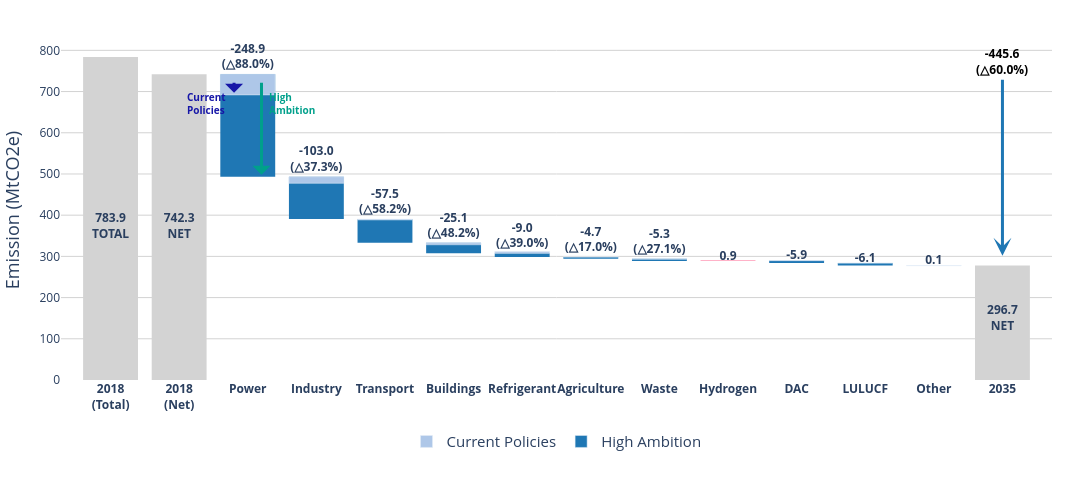

Write notebook code for a chart like this one.
### Code cell
data = pd.DataFrame({
    "category": [
        "2018 (TOTAL)", "2018 (NET)",
        "Power", "Industry", "Transport", "Buildings", "Refrigerant", "Agriculture", "Waste", "Hydrogen", "DAC", "LULUCF", "Other", 
        "2035"
    ],
})

fig = go.Figure()

# Start and end bars
fig.add_trace(go.Waterfall(
    name="Enhanced Ambition",
    orientation="v",
    measure=["absolute"] * 2 + ["relative"] * 11 + ["total"],
    x=data["category"],
    y=[emiss_2018_total, emiss_2018_net, power_ep, ind_ep, trn_ep, bld_ep, rfg_ep, ag_ep, waste_ep, h2_ep, dac_ep, lulucf_ep, others_ep, emiss_2035_ep],
    base=0,
    connector={"visible": False},
    decreasing={"marker": {"color": "#1f77b4"}},   # enhanced ambition
    increasing={"marker": {"color": "#FF6692"}},   # current policies
    totals={"marker": {"color": "lightgray"}},
    showlegend=False
))


# Add Current Policy overlays just for Coal categories
fig.add_trace(go.Bar(
    name="Current Policy",
    x=["Power", "Industry", "Transport", "Buildings", "Refrigerant", "Agriculture", "Waste", "DAC", "LULUCF", "Other"],
    y=[power_cp, ind_cp, trn_cp, bld_cp, rfg_cp, ag_cp, waste_cp, dac_cp, lulucf_cp, others_cp],  # smaller reductions
    base=[power_base, ind_base, trn_base, bld_base, rfg_base, ag_base, waste_base, dac_base, lulucf_base, others_base],  # position on top of previous waterfall step
    marker_color="#AEC7E8",
    showlegend=False
))

fig.update_layout(
    width=1250,
    height=500,
    font=dict(size=12),
    plot_bgcolor='white',
    paper_bgcolor='white',
    # title="<b>Emissions Reductions from Each Sector Compared to 2018 Levels</b>",
    # title_font_size=21,
    # title_x=0.5,

)

# Add dummy scatter trace to label bar values at center
fig.add_trace(go.Scatter(
    x=["2018 (TOTAL)", "2018 (NET)", "2035"],
    y=[emiss_2018_net / 2, emiss_2018_net / 2, emiss_2035_ep / 2],
    mode="text",
    text=[f"<b>{emiss_2018_total:.1f}<br>TOTAL</b>", f"<b>{emiss_2018_net:.1f}<br>NET</b>", f"<b>{emiss_2035_ep:.1f}<br>NET</b>"],
    textposition="middle center",
    showlegend=False
))

# Add dummy scatter trace to label bar values at center
fig.add_trace(go.Scatter(
    x=["Power", "Industry", "Transport", "Buildings", "Refrigerant", "Agriculture", "Waste", "Hydrogen", "DAC", "LULUCF", 'Other'],
    #-190.5, -73.8, -28.9, -15.9, -4.5, -4.9, -3.0, -9
    y=[x+40 for x in [power_base, ind_base, trn_base, bld_base, rfg_base, ag_base, waste_base]] + [y + 10 for y in [h2_base, dac_base, lulucf_base, others_base]],
    mode="text",
    text=[f"<b>{power_ep:.1f}<br>(△{rr_power:.1f}%)</b>", f"<b>{ind_ep:.1f}<br>(△{rr_ind:.1f}%)</b>", f"<b>{trn_ep:.1f}<br>(△{rr_trn:.1f}%)</b>", 
          f"<b>{bld_ep:.1f}<br>(△{rr_bld:.1f}%)</b>", f"<b>{rfg_ep:.1f}<br>(△{rr_rfg:.1f}%)</b>", f"<b>{ag_ep:.1f}<br>(△{rr_ag:.1f}%)</b>", f"<b>{waste_ep:.1f}<br>(△{rr_waste:.1f}%)</b>",
          f"<b>{h2_ep:.1f}</b>", f"<b>{dac_ep:.1f}</b>", f"<b>{lulucf_ep:.1f}</b>", f"<b>{others_ep:.1f}</b>"],
    textposition="middle center",
    showlegend=False
))

fig.add_trace(go.Bar(
    x=[None], y=[None],
    name="Current Policies",
    marker=dict(color="#AEC7E8"),
    showlegend=True,
    hoverinfo="skip"
))

fig.add_trace(go.Bar(
    x=[None], y=[None],
    name="High Ambition",
    marker=dict(color="#1f77b4"),
    showlegend=True,
    hoverinfo="skip"
))


fig.update_layout(
    legend=dict(
        orientation='h',
        yanchor='bottom',
        y=-0.3,
        xanchor='center',
        x=0.5,
        bgcolor='rgba(0,0,0,0)',
        borderwidth=0,
        font=dict(size=15)
    )
)

fig.update_layout(
    yaxis=dict(
        showgrid=True,
        gridcolor='lightgrey',
        title="Emission (MtCO2e)", title_font_size=18,
        tickvals=list(range(0, 801, 100)),
    )
)

fig.add_annotation(
    x=13, y=emiss_2035_ep + 5,
    ax=13, ay=emiss_2018_net + 30,
    xref="x", yref="y",
    axref="x", ayref="y",
    text=f"<b>{rd_ttl:.1f}<br>(△{rr_ttl:.1f}%)</b>",
    showarrow=True,
    arrowhead=3,
    arrowwidth=3,
    arrowsize=1,
    arrowcolor="#1f77b4",
    font=dict(size=12, color="black"),
    align="center"
)

fig.add_annotation(
    x=2 + 0.2, y=ind_base + 5,
    ax=2 + 0.2, ay=emiss_2018_net,
    xref="x", yref="y",
    axref="x", ayref="y",
    # text="<b>Enhanced<br>Ambition</b>",
    showarrow=True,
    arrowhead=1,
    arrowwidth=3,
    arrowsize=1,
    arrowcolor="#00A08B",
    font=dict(size=10, color="#00A08B"),
    align="center"
)

fig.add_annotation(
    x=2 -0.2, y=emiss_2018_net + power_cp + 5,        # 7 is the index of "2035" in the x-category list
    ax=2 - 0.2, ay=emiss_2018_net,
    xref="x", yref="y",
    axref="x", ayref="y",
    # text="<b>CoalOut</b>",
    showarrow=True,
    arrowhead=1,
    arrowwidth=3,
    arrowsize=1,
    arrowcolor="#1616A7",
    font=dict(size=10, color="#1616A7"),
    align="center"
)


fig.update_layout(
    xaxis=dict(
        tickvals=list(range(len(data['category']))),
        ticktext=[f"<b>{cat}</b>" for cat in data['category']],
        # tickfont=dict(size=15)
    )
)

fig.add_annotation(
    text="<b>Current<br>Policies</b>",
    # xref="paper", yref="paper",
    x=2-0.6, y=670,
    showarrow=False,
    font=dict(size=10, color="#1616A7"),
    align="left"
)

fig.add_annotation(
    text="<b>High<br>Ambition</b>",
    # xref="paper", yref="paper",
    x=2+0.65, y=670,
    showarrow=False,
    font=dict(size=10, color="#00A08B"),
    align="left"
)

# fig.update_layout(
#     legend=dict(
#         orientation='h',
#         yanchor='bottom',
#         y=-0.35,  # move legend lower (more negative = lower)
#         xanchor='center',
#         x=0.5,
#         bgcolor='rgba(0,0,0,0)',
#         borderwidth=0,
#         font=dict(size=15)
#     )
# )

fig.update_layout(
    margin=dict(l=40, r=40, t=40, b=120),  # increased bottom margin
    legend=dict(
        orientation='h',
        yanchor='bottom',
        y=-0.23,  # move legend up a bit so it's visible
        xanchor='center',
        x=0.5,
        bgcolor='rgba(0,0,0,0)',
        borderwidth=0,
        font=dict(size=15)
    )
)

# DAC explanatory note below legend
# fig.add_annotation(
#     text="*DAC (Direct Air Capture) represents negative emissions from atmospheric CO₂ removal.",
#     xref="paper", yref="paper",
#     x=0, y=-0.3,  # just below legend
#     showarrow=False,
#     font=dict(size=11, color="black"),
#     align="left"
# )

# fig.add_annotation(
#     text="**Other includes residual emissions from sectors not covered under CH4 or F-gases, such as agriculture, waste, and fugitive emissions.",
#     xref="paper", yref="paper",
#     x=0, y=-0.35,  # just below legend
#     showarrow=False,
#     font=dict(size=11, color="black"),
#     align="left"
# )

fig.update_layout(
    xaxis=dict(
        tickvals=list(range(len(data['category']))),
        ticktext=[
            "<b>2018<br>(Total)</b>",
            "<b>2018<br>(Net)</b>",
            "<b>Power</b>", "<b>Industry</b>", "<b>Transport</b>",
            "<b>Buildings</b>", "<b>Refrigerant</b>", "<b>Agriculture</b>", "<b>Waste</b>",
            "<b>Hydrogen</b>", "<b>DAC</b>", "<b>LULUCF</b>", "<b>Other</b>",
            "<b>2035</b>"
        ],
        tickangle=0,
        tickfont=dict(size=12)
    )
)

# pio.write_image(fig, "./fig/emiss_by_sec.png", width=1050, height=500, scale=2)
pio.write_image(fig, "./fig/emiss_by_sec.jpg", width=1300, height=500, scale=3)
pio.write_image(fig, "./fig/emiss_by_sec.svg", width=1300, height=500, scale=3)
fig

### Figure 1 — Plotly figure (JSON) as saved in the notebook; plotly's stock layout.template omitted (floating-point values rounded to 4 significant figures)
{"data": [{"base": 0, "connector": {"visible": false}, "decreasing": {"marker": {"color": "#1f77b4"}}, "increasing": {"marker": {"color": "#FF6692"}}, "measure": ["absolute", "absolute", "relative", "relative", "relative", "relative", "relative", "relative", "relative", "relative", "relative", "relative", "relative", "total"], "name": "Enhanced Ambition", "orientation": "v", "showlegend": false, "totals": {"marker": {"color": "lightgray"}}, "type": "waterfall", "x": ["2018 (TOTAL)", "2018 (NET)", "Power", "Industry", "Transport", "Buildings", "Refrigerant", "Agriculture", "Waste", "Hydrogen", "DAC", "LULUCF", "Other", "2035"], "y": [783.9, 742.3, -248.9, -103.0, -57.54, -25.1, -9.014, -4.696, -5.257, 0.9445, -5.916, -6.098, 0.08048, 296.7]}, {"base": [742.3, 493.4, 390.4, 332.9, 307.8, 298.8, 294.1, 289.8, 283.9, 277.8], "marker": {"color": "#AEC7E8"}, "name": "Current Policy", "showlegend": false, "type": "bar", "x": ["Power", "Industry", "Transport", "Buildings", "Refrigerant", "Agriculture", "Waste", "DAC", "LULUCF", "Other"], "y": [-50.45, -16.13, -1.966, -4.735, 4.075, -0.3979, -0.8708, 0, 0, -0.4401]}, {"mode": "text", "showlegend": false, "text": ["<b>783.9<br>TOTAL</b>", "<b>742.3<br>NET</b>", "<b>296.7<br>NET</b>"], "textposition": "middle center", "type": "scatter", "x": ["2018 (TOTAL)", "2018 (NET)", "2035"], "y": [371.2, 371.2, 148.4]}, {"mode": "text", "showlegend": false, "text": ["<b>-248.9<br>(△88.0%)</b>", "<b>-103.0<br>(△37.3%)</b>", "<b>-57.5<br>(△58.2%)</b>", "<b>-25.1<br>(△48.2%)</b>", "<b>-9.0<br>(△39.0%)</b>", "<b>-4.7<br>(△17.0%)</b>", "<b>-5.3<br>(△27.1%)</b>", "<b>0.9</b>", "<b>-5.9</b>", "<b>-6.1</b>", "<b>0.1</b>"], "textposition": "middle center", "type": "scatter", "x": ["Power", "Industry", "Transport", "Buildings", "Refrigerant", "Agriculture", "Waste", "Hydrogen", "DAC", "LULUCF", "Other"], "y": [782.3, 533.4, 430.4, 372.9, 347.8, 338.8, 334.1, 298.8, 299.8, 293.9, 287.8]}, {"hoverinfo": "skip", "marker": {"color": "#AEC7E8"}, "name": "Current Policies", "showlegend": true, "type": "bar", "x": [null], "y": [null]}, {"hoverinfo": "skip", "marker": {"color": "#1f77b4"}, "name": "High Ambition", "showlegend": true, "type": "bar", "x": [null], "y": [null]}], "layout": {"annotations": [{"align": "center", "arrowcolor": "#1f77b4", "arrowhead": 3, "arrowsize": 1, "arrowwidth": 3, "ax": 13, "axref": "x", "ay": 772.3, "ayref": "y", "font": {"color": "black", "size": 12}, "showarrow": true, "text": "<b>-445.6<br>(△60.0%)</b>", "x": 13, "xref": "x", "y": 301.7, "yref": "y"}, {"align": "center", "arrowcolor": "#00A08B", "arrowhead": 1, "arrowsize": 1, "arrowwidth": 3, "ax": 2.2, "axref": "x", "ay": 742.3, "ayref": "y", "font": {"color": "#00A08B", "size": 10}, "showarrow": true, "x": 2.2, "xref": "x", "y": 498.4, "yref": "y"}, {"align": "center", "arrowcolor": "#1616A7", "arrowhead": 1, "arrowsize": 1, "arrowwidth": 3, "ax": 1.8, "axref": "x", "ay": 742.3, "ayref": "y", "font": {"color": "#1616A7", "size": 10}, "showarrow": true, "x": 1.8, "xref": "x", "y": 696.9, "yref": "y"}, {"align": "left", "font": {"color": "#1616A7", "size": 10}, "showarrow": false, "text": "<b>Current<br>Policies</b>", "x": 1.4, "y": 670}, {"align": "left", "font": {"color": "#00A08B", "size": 10}, "showarrow": false, "text": "<b>High<br>Ambition</b>", "x": 2.65, "y": 670}], "font": {"size": 12}, "height": 500, "legend": {"bgcolor": "rgba(0,0,0,0)", "borderwidth": 0, "font": {"size": 15}, "orientation": "h", "x": 0.5, "xanchor": "center", "y": -0.23, "yanchor": "bottom"}, "margin": {"b": 120, "l": 40, "r": 40, "t": 40}, "paper_bgcolor": "white", "plot_bgcolor": "white", "width": 1250, "xaxis": {"tickangle": 0, "tickfont": {"size": 12}, "ticktext": ["<b>2018<br>(Total)</b>", "<b>2018<br>(Net)</b>", "<b>Power</b>", "<b>Industry</b>", "<b>Transport</b>", "<b>Buildings</b>", "<b>Refrigerant</b>", "<b>Agriculture</b>", "<b>Waste</b>", "<b>Hydrogen</b>", "<b>DAC</b>", "<b>LULUCF</b>", "<b>Other</b>", "<b>2035</b>"], "tickvals": [0, 1, 2, 3, 4, 5, 6, 7, 8, 9, 10, 11, 12, 13]}, "yaxis": {"gridcolor": "lightgrey", "showgrid": true, "tickvals": [0, 100, 200, 300, 400, 500, 600, 700, 800], "title": {"font": {"size": 18}, "text": "Emission (MtCO2e)"}}}}
